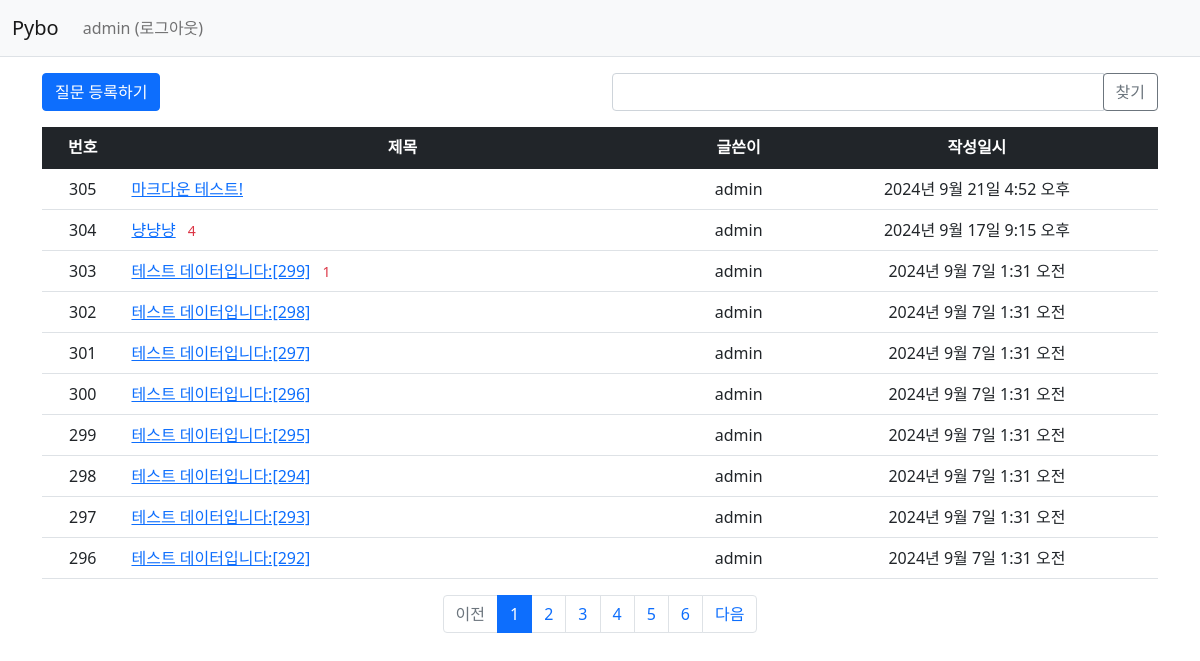
The app's page /pybo/ (signed in) with its own data.
### pybo/models.py (models this page shows, shortened)
class Question(models.Model):
    author = models.ForeignKey(User, on_delete=models.CASCADE, related_name="author_question")
    subject = models.CharField(max_length=200)
    content = models.TextField()
    create_date = models.DateTimeField()
    modify_date = models.DateTimeField(null=True, blank=True)
    voter = models.ManyToManyField(User, related_name="voter_question")

### pybo/views/base_views.py (the view, shortened to what this page needs)
# urls.py: path('', base_views.index, name="index"), # '/'에 해당하는 path
def index(request):
    page = request.GET.get("page", '1')
    kw = request.GET.get('kw', '')
    question_list = Question.objects.order_by("-create_date")
    paginator = Paginator(question_list, 10)
    page_obj = paginator.get_page(page)
    context = {"question_list": page_obj, 'page':page, 'kw':kw}
    return render(request, "pybo/question_list.html", context)

### pybo/templatetags/pybo_filter.py (called while the page is built)
@register.filter
def sub(value, arg):
    return value - arg

### templates/pybo/question_list.html (shortened to what this page needs)
{% extends "base.html" %}
{% load pybo_filter %}
{% block content %}
<div class="container my-3">
    <div class="row my-3">
        <div class="col-6">
            <a href="{% url 'pybo:question_create' %}" class="btn btn-primary">질문 등록하기</a>
        </div>
        <div class="col-6">
            <div class="input-group">
                <input type="text" id="search_kw" class="form-control" value="{{ kw|default_if_none:'' }}">
                <div class="input-group-append">
                    <button class="btn btn-outline-secondary" type="button" id="btn_search">찾기</button>
                </div>
            </div>
        </div>
    </div>
    <table class="table">
        <thead>
        <tr class="text-center table-dark">
            <th>번호</th>
            <th style="width:50%">제목</th>
            <th>글쓴이</th>
            <th>작성일시</th>
        </tr>
        </thead>
        <tbody>
        {% if question_list %}
        {% for question in question_list %}
        <tr class="text-center">
            <td>
                {{ question_list.paginator.count|sub:question_list.start_index|sub:forloop.counter0|add:1 }}
            </td>
            <td class="text-start">
                <a href="{% url 'pybo:detail' question.id %}">{{ question.subject }}</a>
                {% if question.answer_set.count > 0 %}
                <span class="text-danger small mx-2">{{ question.answer_set.count }}</span>
                {% endif %}
            </td>
            <td>{{ question.author.username }}</td>
            <td>{{ question.create_date }}</td>
        </tr>
        {% endfor %}
        {% else %}
        <tr>
            <td colspan="4">질문이 없습니다.</td>
        </tr>
        {% endif %}
        </tbody>
    </table>
    <ul class="pagination justify-content-center">
        {% if question_list.has_previous %}
        <li class="page-item">
            <a class="page-link" data-page="{{ question_list.previous_page_number }}"
               href="javascript:void(0)">이전</a>
        </li>
        {% else %}
        <li class="page-item disabled">
            <a class="page-link" tabindex="-1" aria-disabled="true" href="#">이전</a>
        </li>
        {% endif %}
        {% for page_number in question_list.paginator.page_range %}
        {% if page_number >= question_list.number|add:-5 and page_number <= question_list.number|add:5 %}
        {% if page_number == question_list.number %}
        <li class="page-item active" aria-current="page">
            <a class="page-link" data-page="{{ page_number }}"
               href="javascript:void(0)">{{ page_number }}</a>
        </li>
        {% else %}
        <li class="page-item">
            <a class="page-link" data-page="{{ page_number }}"
               href="javascript:void(0)">{{ page_number }}</a>
        </li>
        {% endif %}
        {% endif %}
        {% endfor %}
        {% if question_list.has_next %}
        <li class="page-item">
                <a class="page-link" data-page="{{ question_list.next_page_number }}"
                   href="javascript:void(0)">다음</a></li>
        {% else %}
            <li class="page-item disabled">
                <a class="page-link" tabindex="-1" aria-disabled="true"
                   href="javascript:void(0)">다음</a></li>
        {% endif %}
    </ul>
</div>
{% endblock %}

### templates/navbar.html (shortened to what this page needs)
<nav class="navbar navbar-expand-lg navbar-light bg-light border-bottom">
    <div class="container-fluid">
        <a class="navbar-brand" href="{% url 'pybo:index' %}">Pybo</a>
        <div class="collapse navbar-collapse" id="navbarSupportedContent">
            <ul class="navbar-nav">
                <li class="nav-item">
                    {% if user.is_authenticated %}
                    <a class="nav-link" href="{% url 'common:logout' %}">{{ user.username }} (로그아웃) </a>
                    {% else %}
                    <a class="nav-link" href="{% url 'common:login' %}">로그인</a>
                    {% endif %}
                </li>
            </ul>
        </div>
    </div>
</nav>

### records on screen
Question: paginator.count|sub "305", subject "마크다운 테스트!", author.username "admin", create_date "2024년 9월 21일 4:52 오후"
Question: paginator.count|sub "304", subject "냥냥냥", answer_set.count "4", author.username "admin", create_date "2024년 9월 17일 9:15 오후"
Question: paginator.count|sub "303", subject "테스트 데이터입니다:[299]", answer_set.count "1", author.username "admin", create_date "2024년 9월 7일 1:31 오전"
Question: paginator.count|sub "302", subject "테스트 데이터입니다:[298]", author.username "admin", create_date "2024년 9월 7일 1:31 오전"
Question: paginator.count|sub "301", subject "테스트 데이터입니다:[297]", author.username "admin", create_date "2024년 9월 7일 1:31 오전"
Question: paginator.count|sub "300", subject "테스트 데이터입니다:[296]", author.username "admin", create_date "2024년 9월 7일 1:31 오전"
Question: paginator.count|sub "299", subject "테스트 데이터입니다:[295]", author.username "admin", create_date "2024년 9월 7일 1:31 오전"
Question: paginator.count|sub "298", subject "테스트 데이터입니다:[294]", author.username "admin", create_date "2024년 9월 7일 1:31 오전"
Question: paginator.count|sub "297", subject "테스트 데이터입니다:[293]", author.username "admin", create_date "2024년 9월 7일 1:31 오전"
Question: paginator.count|sub "296", subject "테스트 데이터입니다:[292]", author.username "admin", create_date "2024년 9월 7일 1:31 오전"

### other values on screen
{{ user.username }} "admin"
{{ page_number }} "1"
{{ page_number }} "2" "3" "4" "5" "6"
